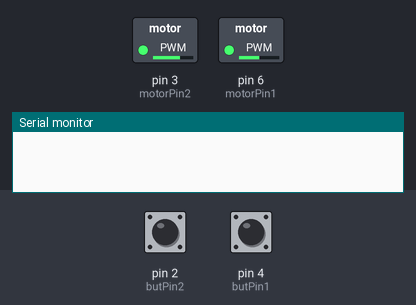
The sketch below on a simulated Arduino Uno, built with avr-gcc and run on an emulated ATmega328P. On the bench: switched loads named in the sketch (green lamp = pin HIGH), the last lines printed to the serial monitor. The test bench sets the inputs (shaded band); at power-on: pin 2 (butPin2) LOW, pin 4 (butPin1) LOW.

Above: at 1.2 s.
1.3 s: pin 2 (butPin2) pulled HIGH for 0.15 s
At 1.9 s:
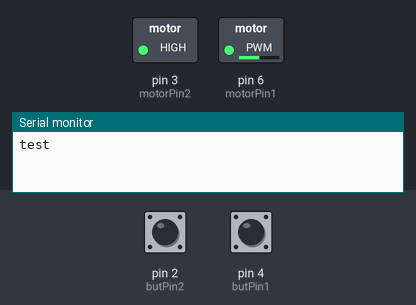
3.0 s: pin 4 (butPin1) pulled HIGH for 0.15 s
At 3.8 s:
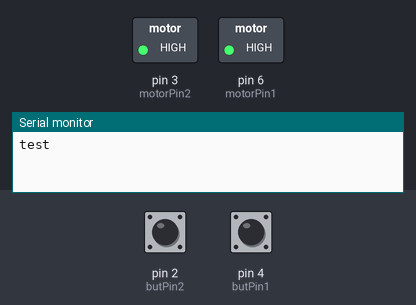
4.6 s: pin 2 (butPin2) pulled HIGH for 1 s
At 5.2 s:
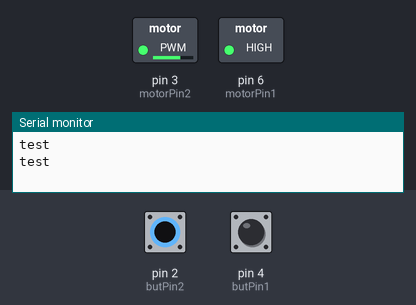
7.1 s: pin 4 (butPin1) pulled HIGH for 1 s
At 8.7 s:
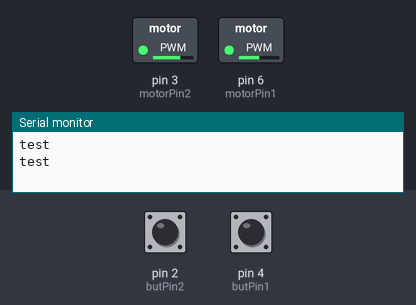
Timing chart, 0 to 10.2 s (numbered marks = the images above; inputs shaded):
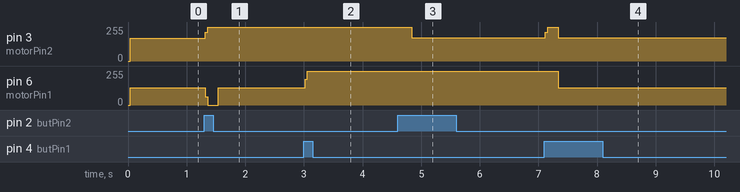

Measured:
- after the input at 1.3 s, pin 3 (motorPin2): 172/255 → 255/255 at once; pin 6 (motorPin1): 128/255 → 0/255 at once, → 128/255 0.22 s later
- after the input at 3.0 s, pin 6 (motorPin1): 128/255 → 255/255 at once
- after the input at 4.6 s, pin 3 (motorPin2): 255/255 → 173/255 after 0.24 s
- after the input at 7.1 s, pin 3 (motorPin2): 173/255 → 255/255 at once, → 173/255 0.22 s later; pin 6 (motorPin1): 255/255 → 129/255 after 0.24 s

The sketch:

Boats.ino
```cpp
//This sketch is also the final for CSC 235
//This sketch is for propellor moving a boat via a dc motor

//Global Variables
int motorPin1 = 6;
int motorPin2 = 3;
int butPin1 = 4; // white button
int butPin2 = 2;//small button
boolean debouncedButState1 = false;
boolean debouncedButState2 = false;
boolean prevButState1 = false;
boolean prevButState2 = false;
boolean motorOn1 = false;
boolean motorOn2 = false;
//Variables for timer
int startTime;
int interval;
int endtime;
//Second timer
int startTime2;
int interval2;
int endtime2;

boolean swirl = false; //// This is meant to be switch  but no can do. This turns propellors off in timer two :/


void setup() {
  // put your setup code here, to run once:
  Serial.begin(9600);
  analogWrite(motorPin1, 0);
  analogWrite(motorPin2, 0);
  startTime = millis();
  interval = 8000;

  startTime2 = millis();
  interval2 = 8000;
}

void loop() {
  // put your main code here, to run repeatedly:


  //For Button 1
  debouncedButState1 = debounce(butPin1, prevButState1);


  if (debouncedButState1 == HIGH && prevButState1 == LOW) {
    //Serial.println("
    motorOn1 = !motorOn1;
    analogWrite(motorPin1, 255);
    startTime = millis();
    startTime2 = millis();


  }
  digitalWrite(motorPin1, motorOn1);

  prevButState1 = debouncedButState1;
  //For Button 2
  debouncedButState2 = debounce(butPin2, prevButState2);


  if (debouncedButState2 == HIGH && prevButState2 == LOW) {
    Serial.println("test");
    motorOn2 = !motorOn2;
    analogWrite(motorPin1, 255);
    startTime = millis();
    startTime2 = millis();
  }
  digitalWrite(motorPin2, motorOn2);

  prevButState2 = debouncedButState2;


  //fIRST TIMER- hi shaina
  if (swirl == false) {

    endtime = millis();
    if (endtime - startTime >= interval) {

      startTime2 = millis();
      swirl = true;
      Serial.println("go to state 2");
    }

    digitalWrite(motorPin1, HIGH);
    digitalWrite(motorPin2, HIGH);
  }

  //Second Timer-
  if (swirl == true) {

    endtime2 = millis();
    if (endtime2 - startTime2 >= interval2) {
      swirl = false;
      startTime = millis();
      Serial.println("go to state 1");
    }
    digitalWrite(motorPin1, LOW );
    digitalWrite(motorPin2, LOW);
  }


}


//Boolean Function to "bounce " the button
boolean debounce ( int aButtPin, int aPrevState) {
  boolean bouncyButState = digitalRead(aButtPin);
  if (bouncyButState == HIGH && aPrevState == LOW) {
    delay(200);
  }
  return bouncyButState;
}
```
